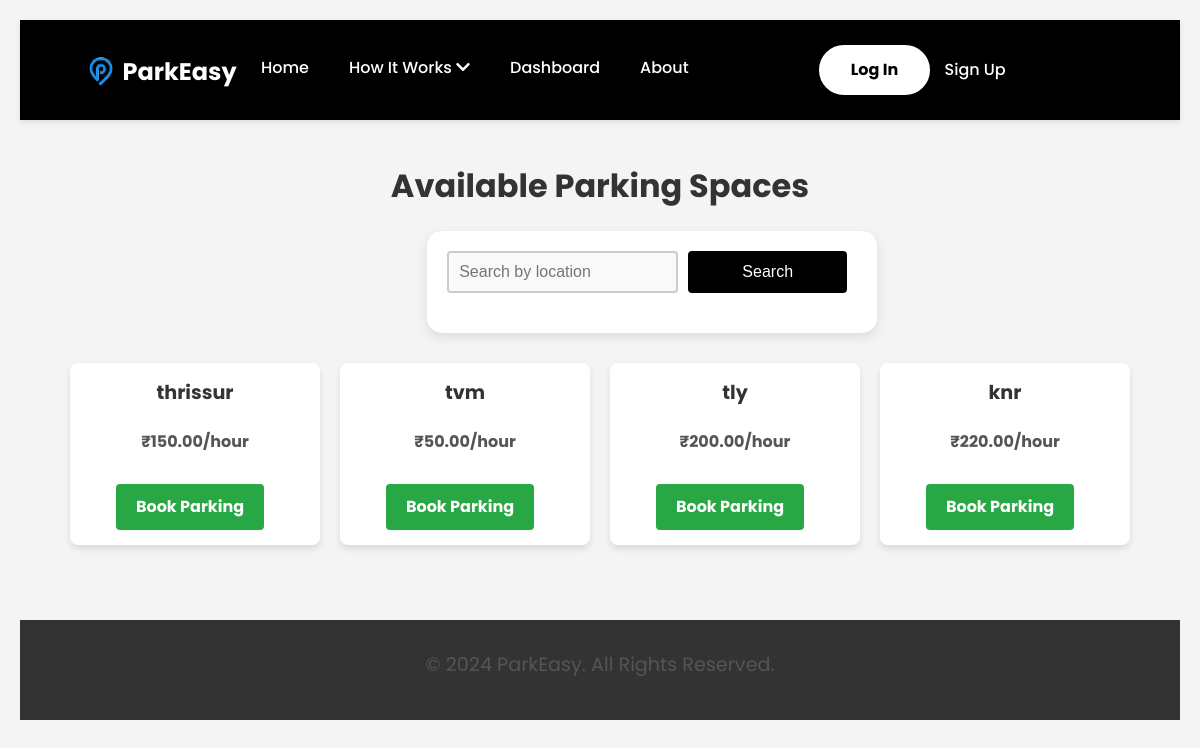
The page /parkeasy/parking-spaces/ on the database as committed earlier.
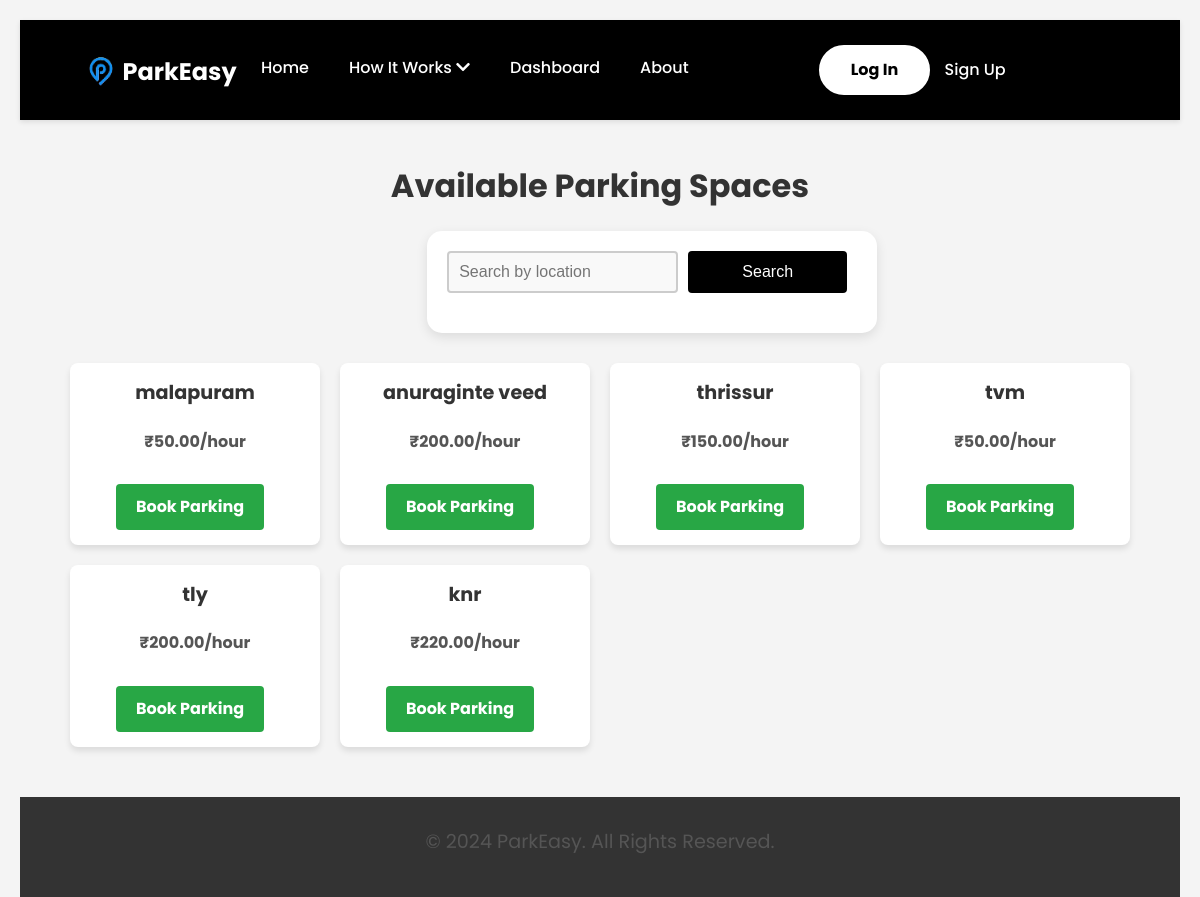
The same page on the database as committed later.
### ParkEasyApp/models.py (models this page shows, shortened)
class ParkingSpace(models.Model):
    host = models.ForeignKey(ParkEasyUser, on_delete=models.CASCADE, related_name="parking_spaces")
    location = models.CharField(max_length=255)
    price_per_hour = models.DecimalField(max_digits=6, decimal_places=2)
    availability = models.BooleanField(default=True)  # Indicates if space is available for booking
    amenities = models.TextField(blank=True, null=True)  # Optional description of amenities
    rating = models.DecimalField(max_digits=3, decimal_places=2, default=0.0)  # Average rating by users
    created_at = models.DateTimeField(auto_now_add=True)
    class Meta:
        indexes = [
            models.Index(fields=['host', 'location']),
        ]

### ParkEasyApp/views.py (the view)
# urls.py: path('parking-spaces/', views.parking_space_list_view, name='parking_space_list'),
def parking_space_list_view(request):
    query = request.GET.get('q', '')
    parking_spaces = ParkingSpace.objects.filter(
        Q(location__icontains=query) & Q(availability=True)
    ).order_by('-created_at')
    return render(request, 'parking_space_list.html', {'parking_spaces': parking_spaces, 'query': query})

### templates/parking_space_list.html
{% extends "base.html" %}
{% load static %}
{% block content %}
<h2 class="heading">Available Parking Spaces</h2>
<form method="get" class="search-form">
    <input type="text" name="q" value="{{ query }}" placeholder="Search by location" class="form-control">
    <button type="submit" class="btn btn-primary">Search</button>
</form>
<div class="parking-space-grid">
    {% for space in parking_spaces %}
    <div class="parking-space-card">
        <a href="{% url 'parking_space_detail' space.id %}" class="space-link">
            <h3>{{ space.location }}</h3>
            <p>₹{{ space.price_per_hour }}/hour</p>
        </a>
        {% if space.host.user != request.user %}
        <a href="{% url 'create_booking' parking_space_id=space.id %}" class="btn btn-success">Book Parking</a>
        {% else %}
        <p class="text-muted">This is your parking space</p>
        {% endif %}
    </div>
    {% empty %}
    <div class="empty-message">
        <p>No parking spaces available.</p>
    </div>
    {% endfor %}
</div>
{% endblock %}

Rows that differ between the two databases and show on the page:
added ParkingSpace: location "malapuram", price_per_hour "50.00", shows "Book Parking"
added ParkingSpace: location "anuraginte veed", price_per_hour "200.00", shows "Book Parking"
